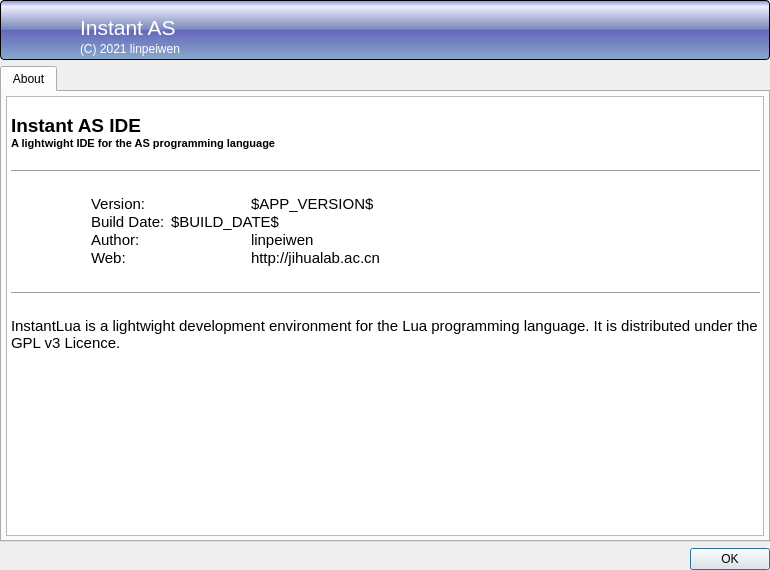
<?xml version="1.0" encoding="UTF-8"?>
<ui version="4.0">
 <class>DlgAbout</class>
 <widget class="QDialog" name="DlgAbout">
  <property name="geometry">
   <rect>
    <x>0</x>
    <y>0</y>
    <width>770</width>
    <height>570</height>
   </rect>
  </property>
  <property name="minimumSize">
   <size>
    <width>770</width>
    <height>570</height>
   </size>
  </property>
  <property name="maximumSize">
   <size>
    <width>770</width>
    <height>570</height>
   </size>
  </property>
  <property name="windowTitle">
   <string>About the AS IDE</string>
  </property>
  <layout class="QVBoxLayout" name="verticalLayout">
   <property name="margin">
    <number>0</number>
   </property>
   <item>
    <widget class="QWidget" name="widget_2" native="true">
     <property name="minimumSize">
      <size>
       <width>0</width>
       <height>60</height>
      </size>
     </property>
     <property name="maximumSize">
      <size>
       <width>16777215</width>
       <height>60</height>
      </size>
     </property>
     <property name="styleSheet">
      <string notr="true">color: white;
background-color: QLinearGradient( x1: 0, y1: 0, x2: 0, y2: 1, stop: 0 #88d, stop: 0.1 #eef, stop: 0.49 #78b, stop: 0.5 #66b, stop: 1 #8ac);
border-width: 1px;
border-color: #000;
border-style: solid;
border-radius: 4;</string>
     </property>
     <widget class="QLabel" name="lbCaption">
      <property name="geometry">
       <rect>
        <x>80</x>
        <y>10</y>
        <width>291</width>
        <height>35</height>
       </rect>
      </property>
      <property name="font">
       <font>
        <pointsize>16</pointsize>
       </font>
      </property>
      <property name="autoFillBackground">
       <bool>false</bool>
      </property>
      <property name="styleSheet">
       <string notr="true">color:rgb(255, 255, 255);
border-style: none;
background-color: none;
background-image: none;
background-position: none;
</string>
      </property>
      <property name="frameShape">
       <enum>QFrame::NoFrame</enum>
      </property>
      <property name="frameShadow">
       <enum>QFrame::Plain</enum>
      </property>
      <property name="text">
       <string>Instant AS</string>
      </property>
      <property name="indent">
       <number>0</number>
      </property>
     </widget>
     <widget class="QLabel" name="lbSubCaption">
      <property name="geometry">
       <rect>
        <x>80</x>
        <y>40</y>
        <width>301</width>
        <height>18</height>
       </rect>
      </property>
      <property name="styleSheet">
       <string notr="true">color:rgb(255, 255, 255);
border-style: none;
background-color: rgba(0,0,0,0);
background-image: none;
background-position: center right;</string>
      </property>
      <property name="text">
       <string>(C) 2021 linpeiwen</string>
      </property>
      <property name="indent">
       <number>0</number>
      </property>
     </widget>
     <widget class="QLabel" name="lbIcon">
      <property name="geometry">
       <rect>
        <x>10</x>
        <y>10</y>
        <width>48</width>
        <height>48</height>
       </rect>
      </property>
      <property name="minimumSize">
       <size>
        <width>48</width>
        <height>48</height>
       </size>
      </property>
      <property name="maximumSize">
       <size>
        <width>48</width>
        <height>48</height>
       </size>
      </property>
      <property name="styleSheet">
       <string notr="true">color:rgb(255, 255, 255);
border-style: none;
background-color: none;
background-image: none;
background-position: none;
</string>
      </property>
      <property name="text">
       <string/>
      </property>
      <property name="pixmap">
       <pixmap resource="luanda.qrc">:/run_and_debug/res/run-build-2.ico</pixmap>
      </property>
     </widget>
    </widget>
   </item>
   <item>
    <layout class="QHBoxLayout" name="horizontalLayout">
     <item>
      <widget class="QTabWidget" name="tcAbout">
       <property name="currentIndex">
        <number>0</number>
       </property>
       <widget class="QWidget" name="tab">
        <attribute name="title">
         <string>About</string>
        </attribute>
        <layout class="QHBoxLayout" name="horizontalLayout_2">
         <property name="margin">
          <number>4</number>
         </property>
         <item>
          <widget class="QTextEdit" name="textEdit">
           <property name="frameShadow">
            <enum>QFrame::Plain</enum>
           </property>
           <property name="html">
            <string>&lt;!DOCTYPE HTML PUBLIC &quot;-//W3C//DTD HTML 4.0//EN&quot; &quot;http://www.w3.org/TR/REC-html40/strict.dtd&quot;&gt;
&lt;html&gt;&lt;head&gt;&lt;meta name=&quot;qrichtext&quot; content=&quot;1&quot; /&gt;&lt;style type=&quot;text/css&quot;&gt;
p, li { white-space: pre-wrap; }
&lt;/style&gt;&lt;/head&gt;&lt;body style=&quot; font-family:'SimSun'; font-size:9pt; font-weight:400; font-style:normal;&quot;&gt;
&lt;p style=&quot;-qt-paragraph-type:empty; margin-top:0px; margin-bottom:0px; margin-left:0px; margin-right:0px; -qt-block-indent:0; text-indent:0px; font-family:'MS Shell Dlg 2'; font-size:8pt;&quot;&gt;&lt;br /&gt;&lt;/p&gt;
&lt;p style=&quot; margin-top:0px; margin-bottom:0px; margin-left:0px; margin-right:0px; -qt-block-indent:0; text-indent:0px;&quot;&gt;&lt;span style=&quot; font-family:'MS Shell Dlg 2'; font-size:14pt; font-weight:600;&quot;&gt;Instant AS IDE&lt;/span&gt;&lt;/p&gt;
&lt;p style=&quot; margin-top:0px; margin-bottom:0px; margin-left:0px; margin-right:0px; -qt-block-indent:0; text-indent:0px;&quot;&gt;&lt;span style=&quot; font-family:'MS Shell Dlg 2'; font-size:8pt; font-weight:600;&quot;&gt;A lightwight IDE for the AS programming language&lt;/span&gt;&lt;/p&gt;
&lt;p style=&quot;-qt-paragraph-type:empty; margin-top:0px; margin-bottom:0px; margin-left:0px; margin-right:0px; -qt-block-indent:0; text-indent:0px; font-family:'MS Shell Dlg 2'; font-size:8pt;&quot;&gt;&lt;br /&gt;&lt;/p&gt;
&lt;hr /&gt;
&lt;p style=&quot;-qt-paragraph-type:empty; margin-top:0px; margin-bottom:0px; margin-left:0px; margin-right:0px; -qt-block-indent:0; text-indent:0px; font-family:'MS Shell Dlg 2'; font-size:11pt;&quot;&gt;&lt;br /&gt;&lt;/p&gt;
&lt;p style=&quot; margin-top:0px; margin-bottom:0px; margin-left:0px; margin-right:0px; -qt-block-indent:0; text-indent:0px;&quot;&gt;&lt;span style=&quot; font-family:'MS Shell Dlg 2'; font-size:11pt;&quot;&gt;	Version:		$APP_VERSION$&lt;/span&gt;&lt;/p&gt;
&lt;p style=&quot; margin-top:0px; margin-bottom:0px; margin-left:0px; margin-right:0px; -qt-block-indent:0; text-indent:0px;&quot;&gt;&lt;span style=&quot; font-family:'MS Shell Dlg 2'; font-size:11pt;&quot;&gt;	Build Date:	$BUILD_DATE$&lt;/span&gt;&lt;/p&gt;
&lt;p style=&quot; margin-top:0px; margin-bottom:0px; margin-left:0px; margin-right:0px; -qt-block-indent:0; text-indent:0px;&quot;&gt;&lt;span style=&quot; font-family:'MS Shell Dlg 2'; font-size:11pt;&quot;&gt;	Author:		linpeiwen&lt;/span&gt;&lt;/p&gt;
&lt;p style=&quot; margin-top:0px; margin-bottom:0px; margin-left:0px; margin-right:0px; -qt-block-indent:0; text-indent:0px;&quot;&gt;&lt;span style=&quot; font-family:'MS Shell Dlg 2'; font-size:11pt;&quot;&gt;	Web:		http://jihualab.ac.cn&lt;/span&gt;&lt;/p&gt;
&lt;p style=&quot;-qt-paragraph-type:empty; margin-top:0px; margin-bottom:0px; margin-left:0px; margin-right:0px; -qt-block-indent:0; text-indent:0px; font-family:'MS Shell Dlg 2'; font-size:11pt;&quot;&gt;&lt;br /&gt;&lt;/p&gt;
&lt;hr /&gt;
&lt;p style=&quot;-qt-paragraph-type:empty; margin-top:0px; margin-bottom:0px; margin-left:0px; margin-right:0px; -qt-block-indent:0; text-indent:0px; font-family:'MS Shell Dlg 2'; font-size:11pt;&quot;&gt;&lt;br /&gt;&lt;/p&gt;
&lt;p style=&quot; margin-top:0px; margin-bottom:0px; margin-left:0px; margin-right:0px; -qt-block-indent:0; text-indent:0px;&quot;&gt;&lt;span style=&quot; font-family:'MS Shell Dlg 2'; font-size:11pt;&quot;&gt;InstantLua is a lightwight development environment for the Lua programming language. It is distributed under the GPL v3 Licence.&lt;/span&gt;&lt;/p&gt;
&lt;p style=&quot;-qt-paragraph-type:empty; margin-top:0px; margin-bottom:0px; margin-left:0px; margin-right:0px; -qt-block-indent:0; text-indent:0px; font-family:'MS Shell Dlg 2'; font-size:11pt;&quot;&gt;&lt;br /&gt;&lt;/p&gt;&lt;/body&gt;&lt;/html&gt;</string>
           </property>
          </widget>
         </item>
        </layout>
       </widget>
      </widget>
     </item>
    </layout>
   </item>
   <item>
    <widget class="QDialogButtonBox" name="buttonBox">
     <property name="orientation">
      <enum>Qt::Horizontal</enum>
     </property>
     <property name="standardButtons">
      <set>QDialogButtonBox::Ok</set>
     </property>
    </widget>
   </item>
  </layout>
 </widget>
 <resources>
  <include location="luanda.qrc"/>
 </resources>
 <connections>
  <connection>
   <sender>buttonBox</sender>
   <signal>accepted()</signal>
   <receiver>DlgAbout</receiver>
   <slot>accept()</slot>
   <hints>
    <hint type="sourcelabel">
     <x>248</x>
     <y>254</y>
    </hint>
    <hint type="destinationlabel">
     <x>157</x>
     <y>274</y>
    </hint>
   </hints>
  </connection>
  <connection>
   <sender>buttonBox</sender>
   <signal>rejected()</signal>
   <receiver>DlgAbout</receiver>
   <slot>reject()</slot>
   <hints>
    <hint type="sourcelabel">
     <x>316</x>
     <y>260</y>
    </hint>
    <hint type="destinationlabel">
     <x>286</x>
     <y>274</y>
    </hint>
   </hints>
  </connection>
 </connections>
</ui>
